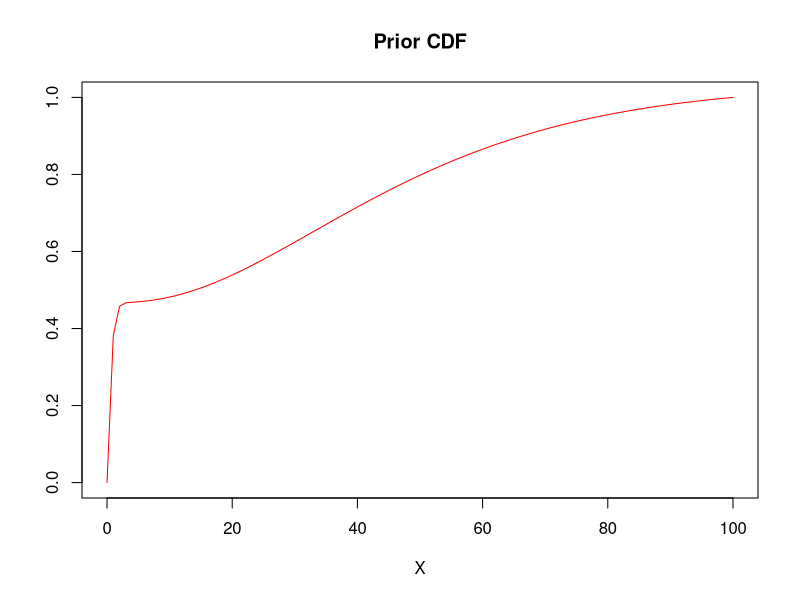
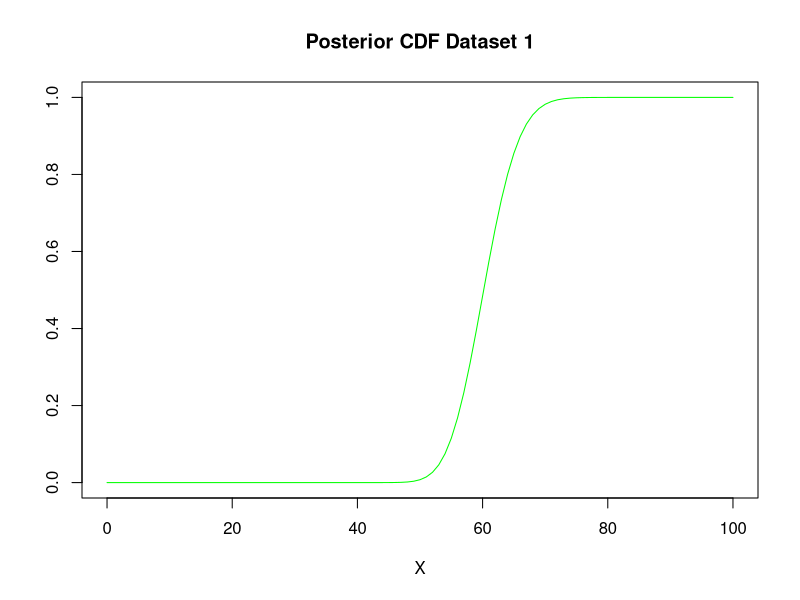
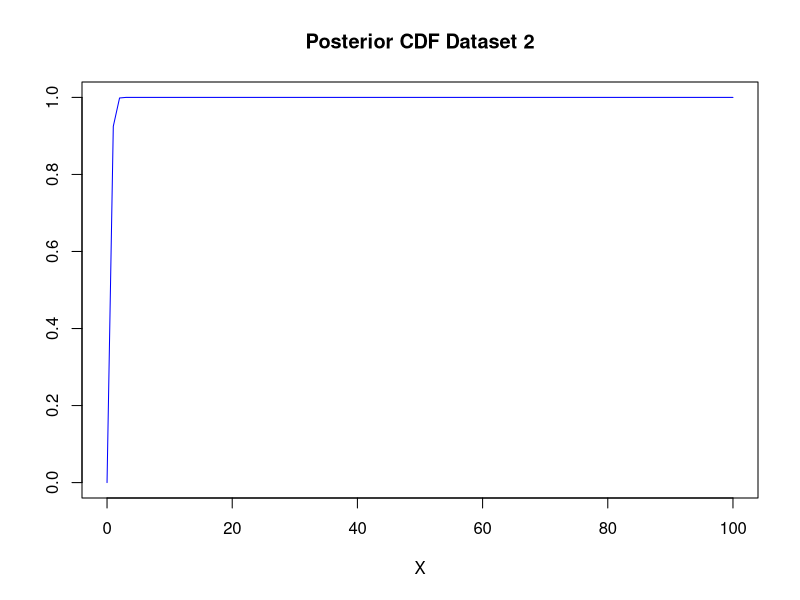

Here is the R script that generated these plots, in order:
## ---- chunk 1
knitr::opts_chunk$set(echo = TRUE)
## ---- chunk 2
# Prior parameters
pi <- c(0.5,0.5)
a <- c(3,3)
b <- c(3/50,3)

# Plot the prior CDF
x_values <- seq(0,100,1)
pdf_prior <- pi[1]*dgamma(0:100,shape=a[1],rate=b[1]) + 
   pi[2]*dgamma(0:100,shape=a[2],rate=b[2])
pdf_prior_norm <- pdf_prior/sum(pdf_prior)
cdf_prior <- cumsum(pdf_prior_norm)

plot(x_values, cdf_prior, type="l", col="red", xlab="X",ylab="", 
     main="Prior CDF")
## ---- chunk 3
# Two data sets
data_1 <- c(81,45,57)
data_2 <- c(1,0,2)

# Calculate the sum of each dataset
sum_x1 <- sum(data_1)
sum_x2 <- sum(data_2)
n <- 3

# Logsumexp trick from hint
logsumexp <- function(x){
   c <- max(x)
   c + log(sum(exp(x-c)))
}

# Calculate log(gamma(x))
loggamma <- Vectorize(function(x){
   sum(log(seq(1,x-1,1)))
})

# Function to calculate the posterior cdf
calculatePosteriorCDF <- function(sum_val){
   # Calculate the posterior parameters
   a_new <- a + sum_val
   b_new <- b + n
   
   # Calculate weights on log scale
   w <- log(pi) + a*log(b) - loggamma(a) + loggamma(a_new) - a_new*log(b_new)
   pi_new <- exp(w-logsumexp(w))

   pdf_post <- pi_new[1]*dgamma(0:100,shape=a_new[1],rate=b_new[1]) +
   pi_new[2]*dgamma(0:100,shape=a_new[2],rate=b_new[2])
   pdf_post_norm <- pdf_post/sum(pdf_post)
   cumsum(pdf_post_norm)
}

# Plot both posterior CDFs
cdf_post1 <- calculatePosteriorCDF(sum_x1)
plot(x_values, cdf_post1, type="l", col="green", xlab="X",ylab="", 
     main="Posterior CDF Dataset 1")

cdf_post2 <- calculatePosteriorCDF(sum_x2)
plot(x_values, cdf_post2, type="l", col="blue", xlab="X",ylab="", 
     main="Posterior CDF Dataset 2")
